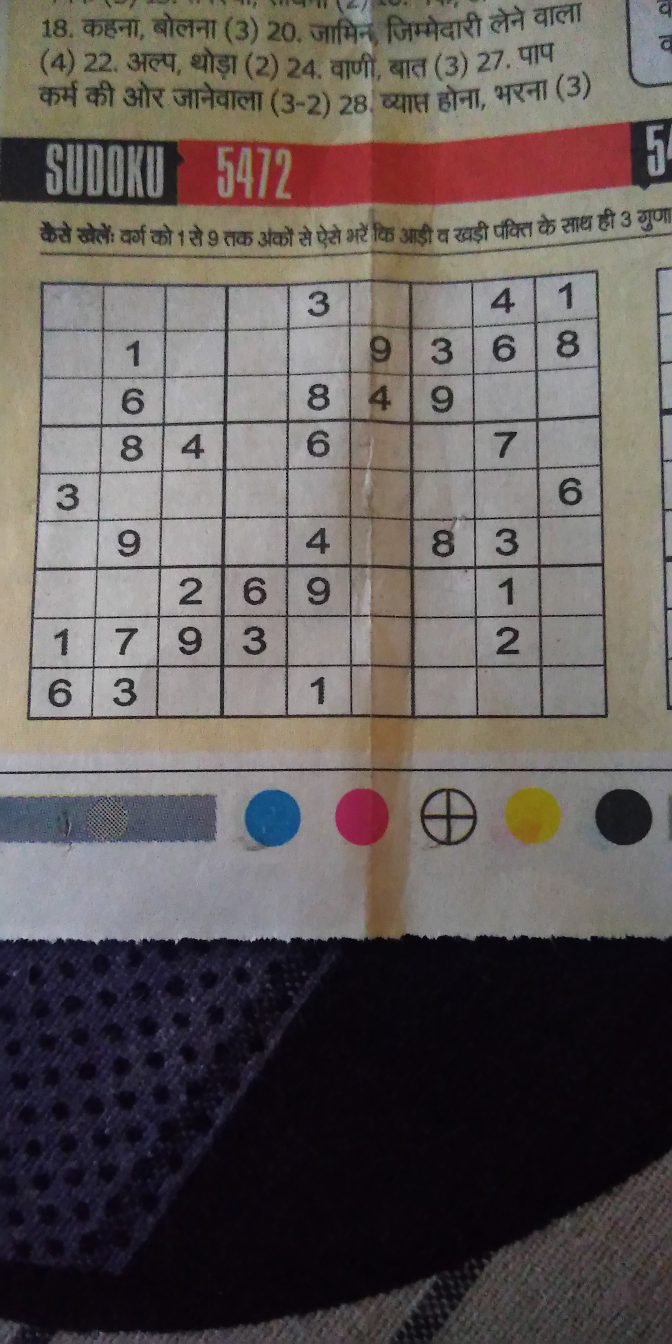
#> input picture dataset/image1.jpg, 2016 x 4032 px (shown at 1/3 size)
$ python -i classifier.py   (imports and definitions only)
#> lines starting #> are read from the running program, lines starting #| are printed output that depends on the picture; after the words box and inside, x2 and y2 are one past the last pixel; in counts of white or black regions, pixels touching at a corner belong together
#> further down, picture is the input picture: shape (4032, 2016, 3); mean B, G, R 91.3, 93.5, 100.4
## fix the digits background
import cv2
import numpy as np
import tensorflow as tf
from skimage.segmentation import clear_border


# load model architecture and model weights
# [2 lines not run here, left out]

# [1 line that did not run here, left out]
# model.summary()
# [1 line not run here, left out]


# preprocess image
def preprocess(im):
    im = cv2.resize(im, (28, 28), interpolation=cv2.INTER_AREA)
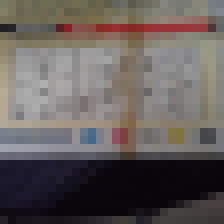
#> im: shape (28, 28, 3) (shown 8 times larger); mean of channels 0, 1, 2 91.3, 93.5, 100.4; drawn as B, G, R
    im = cv2.cvtColor(im, cv2.COLOR_BGR2GRAY)
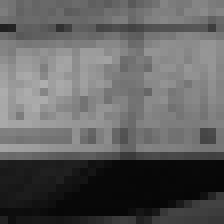
#> im: shape (28, 28) (shown 8 times larger); min 6, max 174, mean 95.4
    thresh = cv2.threshold(im, 0, 255, cv2.THRESH_BINARY_INV | cv2.THRESH_OTSU)[1]
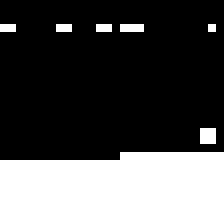
#> thresh: shape (28, 28) (shown 8 times larger); 32% white; 7 white regions (6 under 20 px), largest, box (x1, y1, x2, y2) and area: (0, 19, 28, 28) 237
    cell = clear_border(thresh)
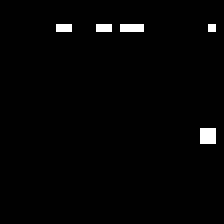
#> cell: shape (28, 28) (shown 8 times larger); 1.5% white in thin lines or dots, all inside (x1, y1, x2, y2) = (7, 3, 27, 18)
    # processing img for neural network
    digit = cell.astype("float") / 255.0
#> (the run stopped early here; a loop or call above may not have finished)

$ run again, on dataset/image1003.jpg
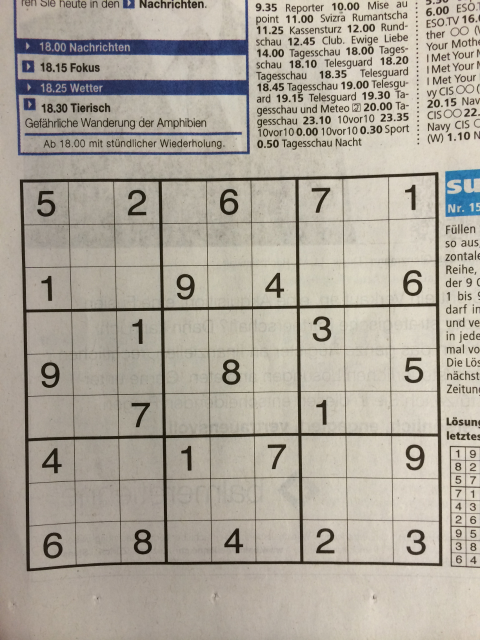
#> input picture dataset/image1003.jpg, 960 x 1280 px (shown at 1/2 size)
#> picture is the input picture: shape (1280, 960, 3); mean B, G, R 154.4, 166, 172.7
#> in preprocess, `thresh = cv2.threshold(im, 0, 255, cv2.THRESH_BINARY_INV | cv2.THRESH_..`:
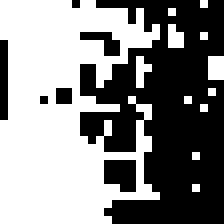
#> thresh: shape (28, 28) (shown 8 times larger); 52.7% white; 7 black regions (6 under 20 px), largest, box (x1, y1, x2, y2) and area: (10, 0, 28, 28) 333
#> in preprocess, `cell = clear_border(thresh)`:
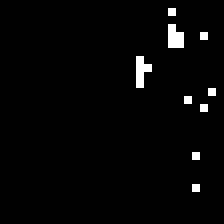
#> cell: shape (28, 28) (shown 8 times larger); 2.2% white in thin lines or dots, all inside (x1, y1, x2, y2) = (17, 1, 27, 24)
